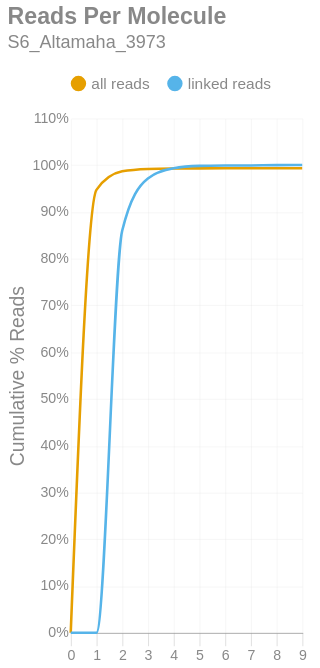

Notebook code for this chart:
### Markdown cell above
### Reads per Molecule
This chart shows the cumulative distribution of the number of reads per linked molecule. That is, how many alignments are associated with a unique molecule. This excludes the number of reads associated with invalid or absent linked-read barcodes. The `linked` histogram is the percentages recalculated when disregarding singletons.

### Code cell
if SKIPLR:
    print_html(f"Skipped")
else:
    counts = np.bincount(valids['reads'].cast(pl.Int64).to_numpy())
    weighted = counts * np.arange(len(counts))
    all_perc = weighted / n_reads
    linked_perc = weighted / n_linked_reads
    linked_perc[1] = 0
    binned_df = pl.DataFrame({
        'readsper': list(range(len(counts))),
        'all reads (cumsum)': np.cumsum(all_perc).tolist(),
        'linked reads (cumsum)': np.cumsum(linked_perc).tolist(),
    })

    with SafeRender(binned_df):
        (
            density_plot(binned_df, 'Reads Per Molecule', samplename, 'readspmol')
            .encode(
                x=alt.X('readsper:O', title=None).axis(labelAngle=0).scale(padding=0),
                y=alt.Y('value:Q', title='Cumulative % Reads').axis(format='%').stack(False),
                color=alt.Color("key:N").scale(domain=["all reads", "linked reads"]),
                tooltip=[
                    alt.Tooltip("key:N", title="Data Type"),
                    alt.Tooltip("readsper:O", title="Reads Per Molecule"),
                    alt.Tooltip("value:Q", format=".2%", title="% Reads (Cum.)")
                ]            
            )
        ).display()

### Figure 1 — Vega-Lite specification as saved in the notebook (floating-point values rounded to 4 significant figures)
{"width": "container", "height": 400, "config": {"title": {"anchor": "start", "dy": -15, "fontSize": 18, "color": "#888888", "subtitleColor": "#888888", "subtitleFontSize": 14}, "arc": {"fill": "#0072B2"}, "axis": {"domainColor": "#888888", "domainWidth": 0.5, "gridWidth": 0.2, "grid": false, "titleFontWeight": 400, "titleFontSize": 15, "labelFontSize": 11, "labelColor": "#888888", "tickColor": "#888888", "tickWidth": 0.2, "titleColor": "#888888"}, "axisBand": {"grid": false}, "axisX": {"grid": true, "tickSize": 10, "domainCap": "round"}, "axisY": {"domain": false, "grid": true, "tickSize": 0, "domainCap": "round"}, "background": "transparent", "header": {"labelFontSize": 15, "labelColor": "#888888", "titleFontSize": 15, "titleFontWeight": 600, "titleColor": "#888888"}, "legend": {"labelFont": "sans-serif", "labelFontSize": 12, "labelColor": "#888888", "symbolSize": 100, "symbolType": "circle", "titleFontSize": 12, "titlePadding": 10, "titleColor": "#888888", "title": null, "orient": "top"}, "range": {"category": ["#E69F00", "#56B4E9", "#009E73", "#F0E442", "#0072B2", "#D55E00", "#CC79A7", "#000000"], "diverging": ["#cfe8f3", "#a2d4ec", "#73bfe2", "#46abdb", "#1696d2", "#12719e"]}, "area": {"fill": "#0072B2", "fillOpacity": 0.7, "line": true, "strokeOpacity": 0.7}, "line": {"color": "#0072B2", "stroke": "#0072B2", "strokeWidth": 2}, "trail": {"color": "#0072B2", "stroke": "#0072B2", "strokeWidth": 0, "size": 1}, "point": {"filled": true, "fillOpacity": 1.0, "size": 95}, "text": {"color": "#888888", "fontSize": 11, "align": "right", "fontWeight": 400, "size": 11}, "bar": {"fill": "#0072B2", "stroke": null}, "view": {"stroke": null, "continuousWidth": 660, "continuousHeight": 400}}, "data": {"name": "data-eb3cd27167e64c85496c58406c47e18d"}, "mark": {"type": "line", "interpolate": "monotone", "point": {"opacity": 0, "size": 275}}, "encoding": {"color": {"field": "key", "scale": {"domain": ["all reads", "linked reads"]}, "type": "nominal"}, "tooltip": [{"field": "key", "title": "Data Type", "type": "nominal"}, {"field": "readsper", "title": "Reads Per Molecule", "type": "ordinal"}, {"field": "value", "format": ".2%", "title": "% Reads (Cum.)", "type": "quantitative"}], "x": {"axis": {"labelAngle": 0}, "field": "readsper", "scale": {"padding": 0}, "title": null, "type": "ordinal"}, "y": {"axis": {"format": "%"}, "field": "value", "stack": false, "title": "Cumulative % Reads", "type": "quantitative"}}, "params": [{"name": "param_c36ac31b6afebe62", "select": {"type": "point", "fields": ["key"]}, "bind": "legend"}], "title": {"text": "Reads Per Molecule", "subtitle": "S6_Altamaha_3973"}, "transform": [{"fold": ["all reads (cumsum)", "linked reads (cumsum)"]}, {"calculate": "replace(datum.key, ' (cumsum)', '')", "as": "key"}, {"filter": {"param": "param_c36ac31b6afebe62"}}], "usermeta": {"embedOptions": {"downloadFileName": "S6_Altamaha_3973.readspmol"}}, "$schema": "https://vega.github.io/schema/vega-lite/v6.1.0.json", "datasets": {"data-eb3cd27167e64c85496c58406c47e18d": [{"readsper": 0, "all reads (cumsum)": 0.0, "linked reads (cumsum)": 0.0}, {"readsper": 1, "all reads (cumsum)": 0.947, "linked reads (cumsum)": 0.0}, {"readsper": 2, "all reads (cumsum)": 0.9866, "linked reads (cumsum)": 0.8596}, {"readsper": 3, "all reads (cumsum)": 0.9918, "linked reads (cumsum)": 0.9715}, {"readsper": 4, "all reads (cumsum)": 0.9928, "linked reads (cumsum)": 0.9932}, {"readsper": 5, "all reads (cumsum)": 0.993, "linked reads (cumsum)": 0.9983}, {"readsper": 6, "all reads (cumsum)": 0.993, "linked reads (cumsum)": 0.9991}, {"readsper": 7, "all reads (cumsum)": 0.993, "linked reads (cumsum)": 0.9993}, {"readsper": 8, "all reads (cumsum)": 0.9931, "linked reads (cumsum)": 0.9999}, {"readsper": 9, "all reads (cumsum)": 0.9931, "linked reads (cumsum)": 1.0}]}}
